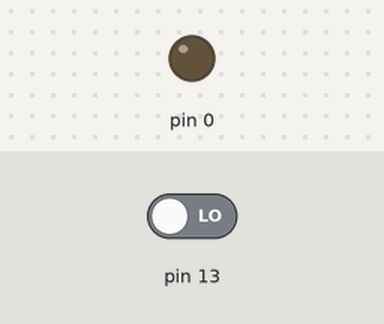
Recording of a sketch running on a simulated Arduino Uno, built with avr-gcc and run on an emulated ATmega328P. Shown: output pins drawn as LEDs (lit = HIGH). The inputs (shaded band) are chosen by the test bench; at power-on: pin 13 LOW.

Above: at 1.2 s.
1.3 s: pin 13 driven HIGH
At 2.4 s:
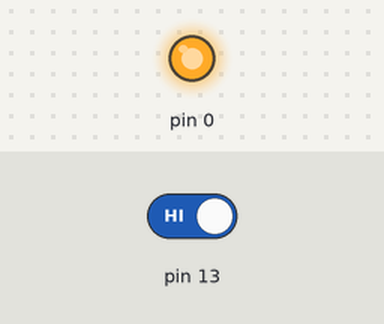
Timing chart, 0 to 4.3 s (numbered marks = the images above; inputs shaded):
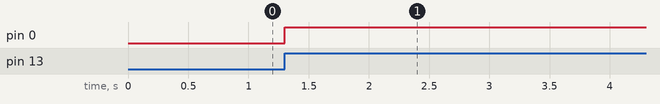

Measured:
- after the input at 1.3 s, pin 0: LOW → HIGH at once

The sketch:

boton.ino
```cpp
void setup(){
    pinMode(13, INPUT);
    pinMode(0, OUTPUT);
}

void loop(){
    int x=digitalRead(13);/* TRUE===HIGH ; FALSE===LOW*/
    if(x==HIGH){
        digitalWrite(0, HIGH);
    }
}
```
